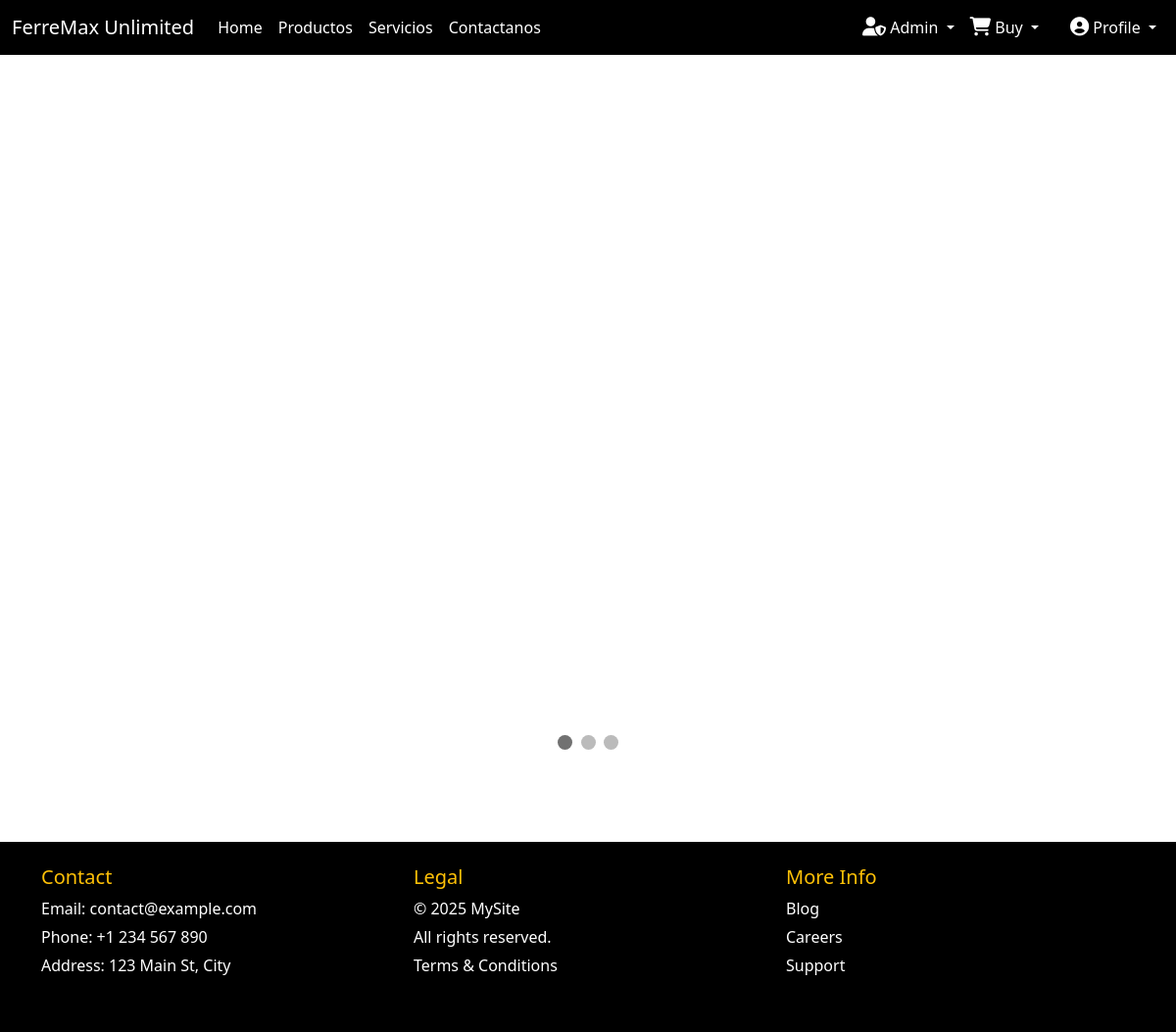
Before: / with the older database file.
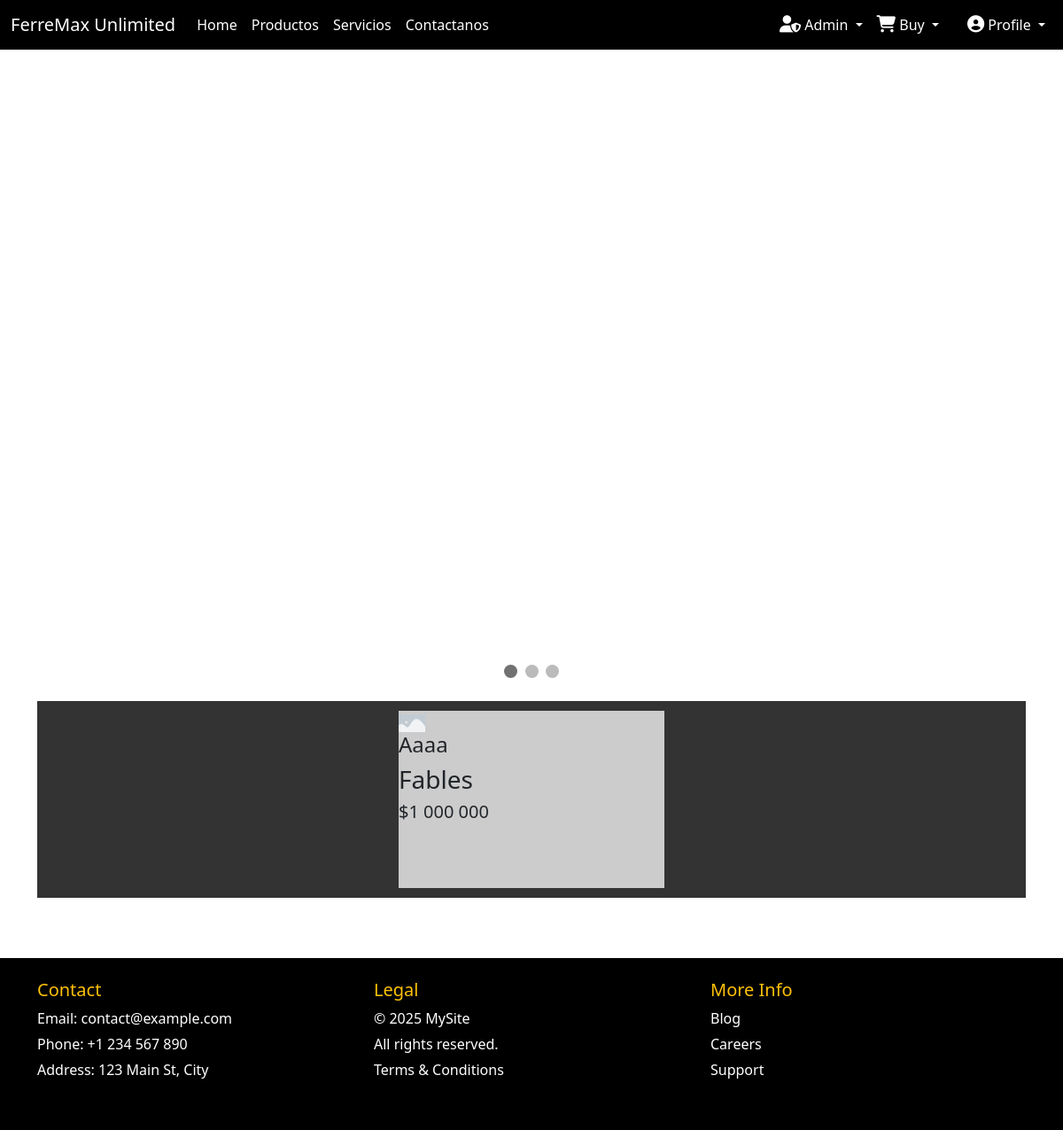
After: the same page with the newer database file.
### app/models.py (models this page shows, shortened)
class Producto(models.Model):
    nombre = models.CharField(max_length=50)
    precio = models.IntegerField()
    descripcion = models.TextField()
    marca = models.ForeignKey(Marcar, on_delete=models.PROTECT)
    anno = models.DateField()
    imagen = models.ImageField(upload_to="productos", null=True)

class Marcar(models.Model):
    nombre = models.CharField(max_length=50)
    def __str__(self):
        return self.nombre

### app/views.py (the view)
# urls.py: 2. Add a URL to urlpatterns:  path('', views.home, name='home')
def home(request):
    productos = Producto.objects.all() #crea una lista donde trae todos los productos
    data = {
        'productos' : productos
    }
    return render(request, 'app/Home.html', data) #El listado se manda con toda la info de la pagina

### app/templates/app/Home.html (shortened to what this page needs)
{% extends 'app/base.html' %}
{% load static %}
{% block css %}
    <link rel="stylesheet" href="{% static 'css/home.css' %}">
{% endblock %}
{% block contenido %}
<div class="slideshow-container">
    <a class="prev" onclick="plusSlides(-1)">&#10094;</a>
    <a class="next" onclick="plusSlides(1)">&#10095;</a>
  </div>
  <br>
  <div style="text-align:center">
    <span class="dot" onclick="currentSlide(1)"></span>
    <span class="dot" onclick="currentSlide(2)"></span>
    <span class="dot" onclick="currentSlide(3)"></span>
  </div>
  {% load humanize %}
  <div id="Prods">
    <div class="parent">
      {% for p in productos %}
      <div class="child">
        {% if p.imagen %}
        <img src="{{ p.imagen.url }}" alt="" class="img-fluid">
        {% endif %}
        <h4>{{ p.marca | capfirst}}</h4>
        <h3>{{ p.nombre | title }}</h3>
        <h5>${{ p.precio | intcomma }}</h5>
      </div>
      {% endfor %}
    </div>
  </div>
{% endblock %}

### app/templates/app/base.html (shortened to what this page needs)
<!DOCTYPE html>
<html lang="en">
<head>
    <link href="https://cdnjs.cloudflare.com/ajax/libs/font-awesome/6.5.0/css/all.min.css" rel="stylesheet">
    <link href="https://cdn.jsdelivr.net/npm/bootstrap@5.0.2/dist/css/bootstrap.min.css" rel="stylesheet">
    {% load static %}
    <link rel="stylesheet" href="{% static 'css/custom.css' %}">
    {% block css %}
    {% endblock %}
</head>
<body>
  <nav class="navbar navbar-expand-lg navbar-light navbar-custom">
    <div class="container-fluid">
      <a class="navbar-brand" href="{% url 'home' %}">FerreMax Unlimited</a>
      <div class="collapse navbar-collapse" id="navbarNav">
        <ul class="navbar-nav me-auto">
          <li class="nav-item">
            <a class="nav-link" href="{% url 'home' %}">Home</a>
          </li>
          <li class="nav-item">
            <a class="nav-link" href="{% url 'productos' %}">Productos</a>
          </li>
          <li class="nav-item">
            <a class="nav-link" href="{% url 'servicios' %}">Servicios</a>
          </li>
          <li class="nav-item">
            <a class="nav-link" href="{% url 'contactos' %}">Contactanos</a>
          </li>
        </ul>
        <ul class="navbar-nav">
          <li class="nav-item dropdown">
            <a class="nav-link dropdown-toggle" href="#" id="buyMenu" role="button" data-bs-toggle="dropdown">
              <i class="fas fa-user-shield"></i> Admin
            </a>
          </li>
          <li class="nav-item dropdown">
            <a class="nav-link dropdown-toggle" href="#" id="buyMenu" role="button" data-bs-toggle="dropdown">
              <i class="fas fa-shopping-cart"></i> Buy
            </a>
          </li>
          <li class="nav-item dropdown ms-3">
            <a class="nav-link dropdown-toggle" href="#" id="profileMenu" role="button" data-bs-toggle="dropdown">
              <i class="fas fa-user-circle"></i> Profile
            </a>
          </li>
        </ul>
      </div>
    </div>
  </nav>
  <div class="container">
    {% block contenido %}
    {% endblock %}
  </div>
  <footer class="footer-custom mt-5">
    <div class="container py-4">
      <div class="row text-white">
        <div class="col-md-4 mb-3">
          <h5>Contact</h5>
          <ul class="list-unstyled">
            <li>Email: contact@example.com</li>
            <li>Phone: +1 234 567 890</li>
            <li>Address: 123 Main St, City</li>
          </ul>
        </div>
        <div class="col-md-4 mb-3">
          <h5>Legal</h5>
          <ul class="list-unstyled">
            <li>&copy; 2025 MySite</li>
            <li>All rights reserved.</li>
            <li>Terms & Conditions</li>
          </ul>
        </div>
        <div class="col-md-4 mb-3">
          <h5>More Info</h5>
          <ul class="list-unstyled">
            <li>Blog</li>
            <li>Careers</li>
            <li>Support</li>
          </ul>
        </div>
      </div>
    </div>
  </footer>
</body>
</html>

### app/static/css/custom.css (style rules this page uses)
.navbar-custom { background-color: #000000; }
.navbar-custom .nav-link, .navbar-custom .navbar-brand { color: white !important; }
.nav-item i { font-size: 1.2rem; }
.footer-custom { background-color: #000000; color: white; }
.footer-custom h5 { color: #ffc107; }
.footer-custom ul li { color: white; margin-bottom: 5px; }

### app/static/css/home.css (style rules this page uses)
* { box-sizing:border-box }
.slideshow-container { max-width: 1000px; position: relative; margin: auto; }
.prev, .next { cursor: pointer; position: absolute; top: 50%; width: auto; margin-top: -22px; padding: 16px; color: white; font-weight: bold; font-size: 18px; transition: 0.6s ease; border-radius: 0 3px 3px 0; user-select: none; }
.next { right: 0; border-radius: 3px 0 0 3px; }
.dot { cursor: pointer; height: 15px; width: 15px; margin: 0 2px; background-color: #bbb; border-radius: 50%; display: inline-block; transition: background-color 0.6s ease; }
.active, .dot:hover { background-color: #717171; }
.parent { width: 1200px; background-color: #333; display: flex; justify-content: center; flex-wrap: wrap; margin: 20px 0; }
.parent .child { display: inline-block; background-color: #ccc; }
.child { width: 300px; height: 200px; margin-top: 1%; margin-bottom: 1%; margin-left: 1%; margin-right: 1%; }
#Prods { display: flex; justify-content: center; }
.img-fluid { max-width: 30px; }

Changed rows visible on the page:
added Producto: imagen (placeholder picture), marca "Aaaa", nombre "Fables", precio "1 000 000"
